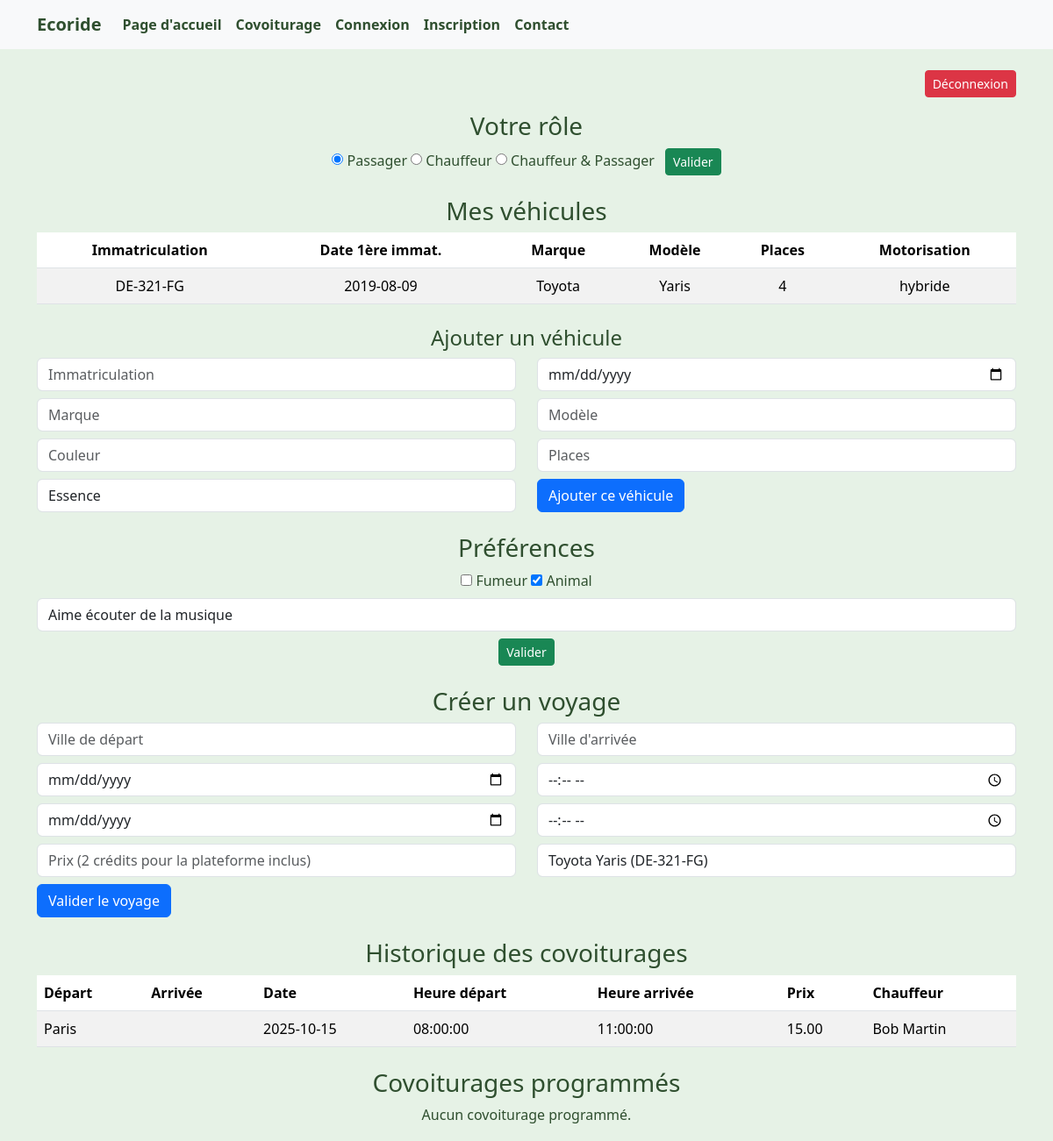
/public/index.php?page=espace_utilisateur (signed in), run on an earlier commit of the app's database.
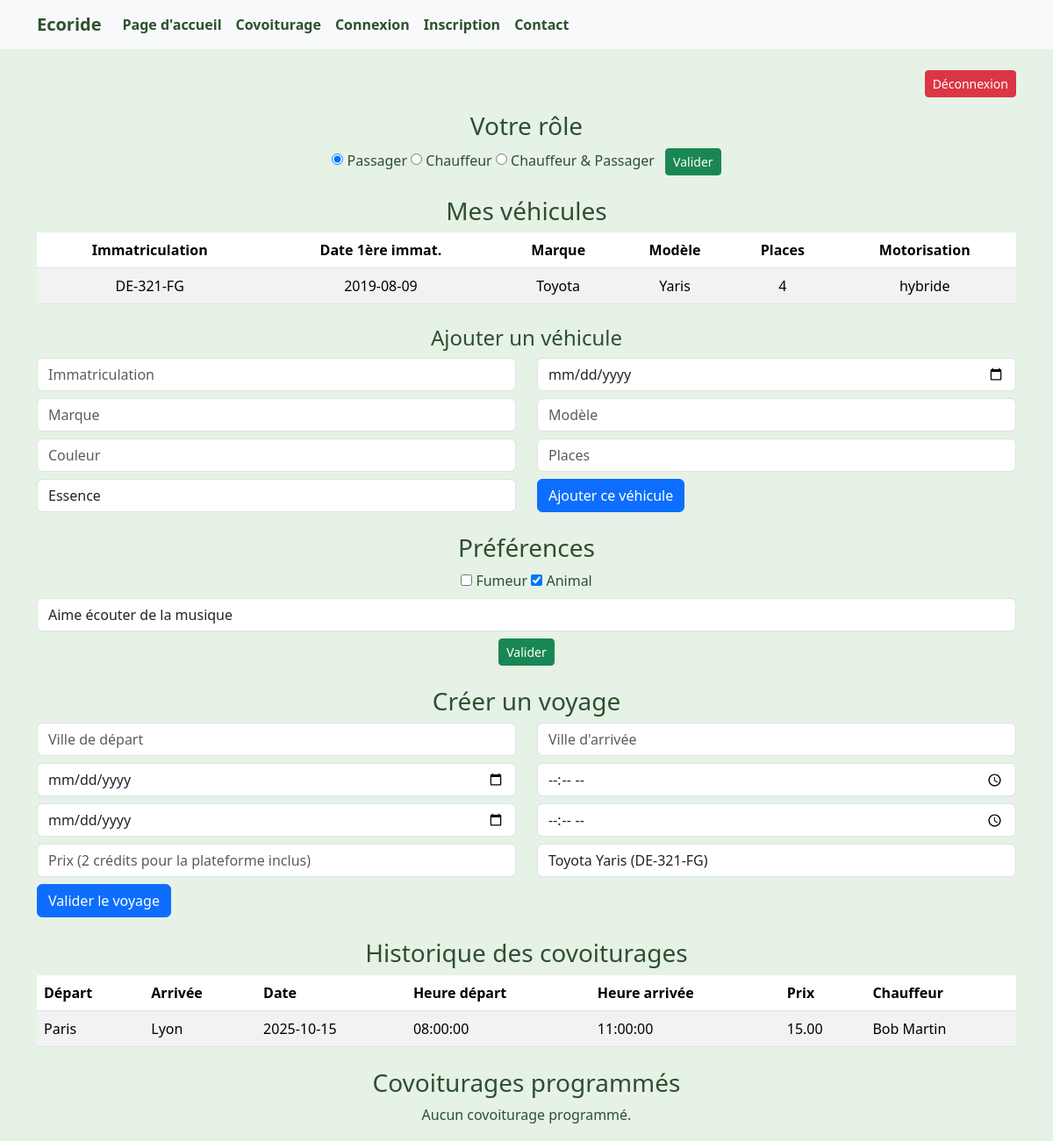
And on a later commit of the database.
### tables this page shows
CREATE TABLE compte (
    id_utilisateur INT AUTO_INCREMENT PRIMARY KEY,
    nom VARCHAR(50) NOT NULL,
    mail VARCHAR(50) NOT NULL UNIQUE,
    password VARCHAR(255) NOT NULL,
    photo BLOB,
    actif BOOLEAN DEFAULT TRUE,
    date_creation DATE,
    dernier_acces DATE,
    credit INT DEFAULT 0,
    id_type_compte INT,
    id_role INT,
    FOREIGN KEY (id_type_compte) REFERENCES type_compte(id_type_compte),
    FOREIGN KEY (id_role) REFERENCES role(id_role)
);

CREATE TABLE vehicule (
    id_vehicule INT AUTO_INCREMENT PRIMARY KEY,
    immatriculation VARCHAR(50) NOT NULL,
    date_de_premiere_immatriculation DATE,
    marque VARCHAR(50),
    modele VARCHAR(50),
    couleur VARCHAR(50),
    places_disponibles INT,
    id_utilisateur INT,
    id_type_motorisation INT,
    FOREIGN KEY (id_utilisateur) REFERENCES compte(id_utilisateur),
    FOREIGN KEY (id_type_motorisation) REFERENCES type_motorisation(id_type_motorisation)
);

CREATE TABLE type_motorisation (
    id_type_motorisation INT AUTO_INCREMENT PRIMARY KEY,
    nom_type VARCHAR(50) NOT NULL
);

CREATE TABLE preference (
    id_preference INT AUTO_INCREMENT PRIMARY KEY,
    fumeur BOOLEAN,
    animal BOOLEAN,
    remarques_particulieres VARCHAR(100),
    id_utilisateur INT UNIQUE,
    FOREIGN KEY (id_utilisateur) REFERENCES compte(id_utilisateur)
);

CREATE TABLE reservation (
    id_utilisateur INT,
    id_covoiturage INT,
    date_reservation DATE,
    PRIMARY KEY (id_utilisateur, id_covoiturage),
    FOREIGN KEY (id_utilisateur) REFERENCES compte(id_utilisateur),
    FOREIGN KEY (id_covoiturage) REFERENCES covoiturage(id_covoiturage)
);

CREATE TABLE covoiturage (
    id_covoiturage INT AUTO_INCREMENT PRIMARY KEY,
    date_depart DATE,
    heure_depart TIME,
    lieu_depart VARCHAR(50),
    lieu_arrivee VARCHAR(50), 
    date_arrivee DATE,
    heure_arrivee TIME,
    nombre_places INT,
    prix_par_personne DECIMAL(6,2),
    id_utilisateur INT,
    id_vehicule INT,
    FOREIGN KEY (id_utilisateur) REFERENCES compte(id_utilisateur),
    FOREIGN KEY (id_vehicule) REFERENCES vehicule(id_vehicule)
);

### application/controleurs/espace_utilisateur.php (called while the page is built, shortened)
<?php
require_once APP_PATH . '/modeles/utilisateur.php';
require_once APP_PATH . '/modeles/vehicule.php';
require_once APP_PATH . '/modeles/reservation.php';
$user_id = (int) ($_SESSION['user']['id_utilisateur'] ?? 0);
$user = getUtilisateurById($user_id);
$vehicules = getVehiculesByUtilisateur($user_id);
$preferences = getPreferencesByUtilisateur($user_id);
$historique = getHistoriqueReservationsByUtilisateur($user_id);
$covoiturages_programmes = getReservationsByUtilisateur($user_id);
usort($covoiturages_programmes, function($a, $b) {
    $da = $a['date_depart'] . ' ' . ($a['heure_depart'] ?? '00:00:00');
    $db = $b['date_depart'] . ' ' . ($b['heure_depart'] ?? '00:00:00');
    return strcmp($da, $db);
});
include APP_PATH . '/vues/espace_utilisateur.php';

### application/modeles/utilisateur.php (called while the page is built, shortened)
<?php
require_once ROOT_PATH . '/config/config.php';
function getUtilisateurById($id_utilisateur) {
    global $pdo;
    $stmt = $pdo->prepare("SELECT * FROM compte WHERE id_utilisateur = :id");
    $stmt->execute([':id' => $id_utilisateur]);
    return $stmt->fetch(PDO::FETCH_ASSOC);
}
function getPreferencesByUtilisateur($id_utilisateur) {
    global $pdo;
    $stmt = $pdo->prepare("SELECT * FROM preference WHERE id_utilisateur = :id");
    $stmt->execute([':id' => $id_utilisateur]);
    return $stmt->fetch(PDO::FETCH_ASSOC);
}
?>

### application/modeles/vehicule.php (called while the page is built, shortened)
<?php
require_once ROOT_PATH . '/config/config.php';
function getVehiculesByUtilisateur($id_utilisateur) {
    global $pdo;
    $stmt = $pdo->prepare("
        SELECT v.*, tm.nom_type AS motorisation
        FROM vehicule v
        JOIN type_motorisation tm ON v.id_type_motorisation = tm.id_type_motorisation
        WHERE v.id_utilisateur = :id_utilisateur
    ");
    $stmt->execute([':id_utilisateur' => $id_utilisateur]);
    return $stmt->fetchAll(PDO::FETCH_ASSOC);
}

### application/modeles/reservation.php (called while the page is built, shortened)
<?php
require_once ROOT_PATH . '/config/config.php';
function getReservationsByUtilisateur($id_utilisateur) {
    global $pdo;
    $stmt = $pdo->prepare("
        SELECT DISTINCT
            c.id_covoiturage,
            c.lieu_depart,
            c.lieu_arrivee,
            c.date_depart,
            c.heure_depart,
            c.prix_par_personne,
            v.marque,
            v.modele,
            u.nom AS nom_chauffeur,
            u.photo AS photo_chauffeur
        FROM covoiturage c
        JOIN vehicule v ON c.id_vehicule = v.id_vehicule
        JOIN compte u ON c.id_utilisateur = u.id_utilisateur
        LEFT JOIN reservation r ON c.id_covoiturage = r.id_covoiturage
        WHERE (r.id_utilisateur = :id_utilisateur OR c.id_utilisateur = :id_utilisateur)
          AND c.date_depart >= CURDATE()
        ORDER BY c.date_depart ASC
    ");
    $stmt->execute([':id_utilisateur' => $id_utilisateur]);
    return $stmt->fetchAll(PDO::FETCH_ASSOC);
}
function getHistoriqueReservationsByUtilisateur($id_utilisateur) {
    global $pdo;
    $stmt = $pdo->prepare("
        SELECT r.id_reservation, c.id_covoiturage, c.lieu_depart, c.lieu_arrivee,
               c.date_depart, c.heure_depart, c.date_arrivee, c.heure_arrivee,
               c.prix_par_personne, v.marque, v.modele,
               u.nom AS nom_chauffeur, u.photo AS photo_chauffeur
        FROM reservation r
        JOIN covoiturage c ON r.id_covoiturage = c.id_covoiturage
        JOIN vehicule v ON c.id_vehicule = v.id_vehicule
        JOIN compte u ON c.id_utilisateur = u.id_utilisateur
        WHERE r.id_utilisateur = :uid
          AND c.date_depart < CURDATE()
        ORDER BY c.date_depart DESC, c.heure_depart DESC
    ");
    $stmt->execute([':uid' => $id_utilisateur]);
    return $stmt->fetchAll(PDO::FETCH_ASSOC);
}

### application/vues/espace_utilisateur.php (the view, shortened to what this page needs)
<?php include APP_PATH . '/vues/entete.php'; ?>
<div class="container mt-4">
    <div class="d-flex justify-content-end mb-3">
        <a href="index.php?page=deconnexion" class="btn btn-danger btn-sm">Déconnexion</a>
    </div>
    <h3 class="text-center">Votre rôle</h3>
    <form method="POST" class="text-center mb-4">
        <input type="radio" name="role" value="1" <?= $user['id_role']==1?'checked':'' ?>> Passager
        <input type="radio" name="role" value="2" <?= $user['id_role']==2?'checked':'' ?>> Chauffeur
        <input type="radio" name="role" value="3" <?= $user['id_role']==3?'checked':'' ?>> Chauffeur & Passager
        <button type="submit" class="btn btn-success btn-sm ms-2">Valider</button>
    </form>
    <?php if($user['id_role'] != 'passager'): ?>
        <h3 class="text-center">Mes véhicules</h3>
        <?php if(count($vehicules)==0): ?>
            <p class="text-center">Aucun véhicule enregistré.</p>
        <?php else: ?>
            <table class="table table-striped text-center">
                <thead>
                    <tr>
                        <th>Immatriculation</th><th>Date 1ère immat.</th><th>Marque</th><th>Modèle</th><th>Places</th><th>Motorisation</th>
                    </tr>
                </thead>
                <tbody>
                    <?php foreach($vehicules as $v): ?>
                        <tr>
                            <td><?= htmlspecialchars($v['immatriculation'] ?? '') ?></td>
                            <td><?= htmlspecialchars($v['date_de_premiere_immatriculation'] ?? '') ?></td>
                            <td><?= htmlspecialchars($v['marque'] ?? '') ?></td>
                            <td><?= htmlspecialchars($v['modele'] ?? '') ?></td>
                            <td><?= htmlspecialchars($v['places_disponibles'] ?? '') ?></td>
                            <td><?= htmlspecialchars($v['motorisation'] ?? $v['id_type_motorisation']) ?></td>
                        </tr>
                    <?php endforeach; ?>
                </tbody>
            </table>
        <?php endif; ?>
        <h4 class="text-center mt-4">Ajouter un véhicule</h4>
        <form method="POST" class="mb-4">
            <div class="row mb-2">
                <div class="col"><input type="text" name="immatriculation" class="form-control" placeholder="Immatriculation" required></div>
                <div class="col"><input type="date" name="date_de_premiere_immatriculation" class="form-control" placeholder="Date 1ère immatriculation" required></div>
            </div>
            <div class="row mb-2">
                <div class="col"><input type="text" name="marque" class="form-control" placeholder="Marque" required></div>
                <div class="col"><input type="text" name="modele" class="form-control" placeholder="Modèle" required></div>
            </div>
            <div class="row mb-2">
                <div class="col"><input type="text" name="couleur" class="form-control" placeholder="Couleur"></div>
                <div class="col"><input type="number" name="places_disponibles" class="form-control" placeholder="Places" required></div>
            </div>
            <div class="row mb-2">
                <div class="col">
                    <select name="id_type_motorisation" class="form-control" required>
                        <option value="1">Essence</option>
                    </select>
                </div>
                <div class="col">
                    <button type="submit" name="ajouter_vehicule" class="btn btn-primary">Ajouter ce véhicule</button>
                </div>
            </div>
        </form>
    <?php endif; ?>
    <h3 class="text-center mt-4">Préférences</h3>
    <form method="POST" class="mb-4 text-center">
        <input type="checkbox" name="fumeur" <?= (!empty($preferences['fumeur']))?'checked':'' ?>> Fumeur
        <input type="checkbox" name="animal" <?= (!empty($preferences['animal']))?'checked':'' ?>> Animal
        <input type="text" name="remarques_particulieres" class="form-control my-2" placeholder="Remarques particulières" value="<?= htmlspecialchars($preferences['remarques_particulieres'] ?? '') ?>">
        <button type="submit" name="valider_preferences" class="btn btn-success btn-sm">Valider</button>
    </form>
    <h3 class="text-center mt-4">Créer un voyage</h3>
    <form method="POST" class="mb-4">
        <div class="row mb-2">
            <div class="col"><input type="text" name="ville_depart" class="form-control" placeholder="Ville de départ" required></div>
            <div class="col"><input type="text" name="ville_arrivee" class="form-control" placeholder="Ville d'arrivée" required></div>
        </div>
        <div class="row mb-2">
            <div class="col"><input type="date" name="date_depart" class="form-control" required></div>
            <div class="col"><input type="time" name="heure_depart" class="form-control" required></div>
        </div>
        <div class="row mb-2">
            <div class="col"><input type="date" name="date_arrivee" class="form-control" required></div>
            <div class="col"><input type="time" name="heure_arrivee" class="form-control" required></div>
        </div>
        <div class="row mb-2">
            <div class="col"><input type="number" name="prix" class="form-control" placeholder="Prix (2 crédits pour la plateforme inclus)" required></div>
            <div class="col">
                <select name="id_vehicule" class="form-control" required>
                    <?php foreach($vehicules as $v): ?>
                        <option value="<?= $v['id_vehicule'] ?>"><?= htmlspecialchars($v['marque'].' '.$v['modele'].' ('.$v['immatriculation'].')') ?></option>
                    <?php endforeach; ?>
                </select>
            </div>
        </div>
        <button type="submit" name="creer_voyage" class="btn btn-primary">Valider le voyage</button>
    </form>
    <h3 class="text-center mt-4">Historique des covoiturages</h3>
    <?php if(count($historique)==0): ?>
        <p class="text-center">Aucun covoiturage réalisé.</p>
    <?php else: ?>
        <table class="table table-striped">
            <thead>
                <tr><th>Départ</th><th>Arrivée</th><th>Date</th><th>Heure départ</th><th>Heure arrivée</th><th>Prix</th><th>Chauffeur</th></tr>
            </thead>
            <tbody>
                <?php foreach($historique as $h): ?>
                <tr>
                    <td><?= htmlspecialchars($h['lieu_depart']) ?></td>
                    <td><?= htmlspecialchars($h['lieu_arrivee']) ?></td>
                    <td><?= $h['date_depart'] ?></td>
                    <td><?= $h['heure_depart'] ?></td>
                    <td><?= $h['heure_arrivee'] ?></td>
                    <td><?= $h['prix_par_personne'] ?></td>
                    <td><?= htmlspecialchars($h['nom_chauffeur']) ?></td>
                </tr>
                <?php endforeach; ?>
            </tbody>
        </table>
    <?php endif; ?>
    <h3 class="text-center mt-4">Covoiturages programmés</h3>
    <?php if(count($covoiturages_programmes)==0): ?>
        <p class="text-center">Aucun covoiturage programmé.</p>
    <?php endif; ?>
</div>

### public/index.php (shortened to what this page needs)
<?php
$page = $_GET['page'] ?? 'accueil';
switch ($page) {
    case 'espace_utilisateur':
        include APP_PATH . '/controleurs/espace_utilisateur.php';
        break;
}

### application/vues/entete.php (shortened to what this page needs)
<!DOCTYPE html>
<html lang="fr">
<head>
    <link href="<?= PUBLIC_URL ?>/css/bootstrap.min.css" rel="stylesheet">
    <link href="<?= PUBLIC_URL ?>/css/style.css" rel="stylesheet">
</head>
<body>
<nav class="navbar navbar-expand-lg navbar-light bg-light">
  <div class="container">
    <a class="navbar-brand" href="index.php">Ecoride</a>
    <div class="collapse navbar-collapse">
      <ul class="navbar-nav me-auto">
         <li class="nav-item">
          <a class="nav-link" href="index.php">Page d'accueil</a>
        </li>
        <li class="nav-item">
          <a class="nav-link" href="index.php?page=recherche_covoiturage">Covoiturage</a>
        </li>
        <li class="nav-item">
          <a class="nav-link" href="index.php?page=connexion">Connexion</a>
        </li>
        <li class="nav-item">
          <a class="nav-link" href="index.php?page=creer_compte">Inscription</a>
        </li>
        <li class="nav-item">
          <a class="nav-link" href="index.php?page=contact">Contact</a>
        </li>
      </ul>
    </div>
  </div>
</nav>

### public/css/style.css (style rules this page uses)
body { background-color: #e6f2e6; color: #2f4f2f; }
.navbar { background-color: #a3d5a3; }
.navbar-brand, .nav-link { color: #2f4f2f ; font-weight: bold; }
p { line-height: 1.6; }

What changed in the data, as far as the page shows it:
changed through a linked row, reservation "Paris": id_covoiturage.lieu_arrivee (not shown) → "Lyon"
